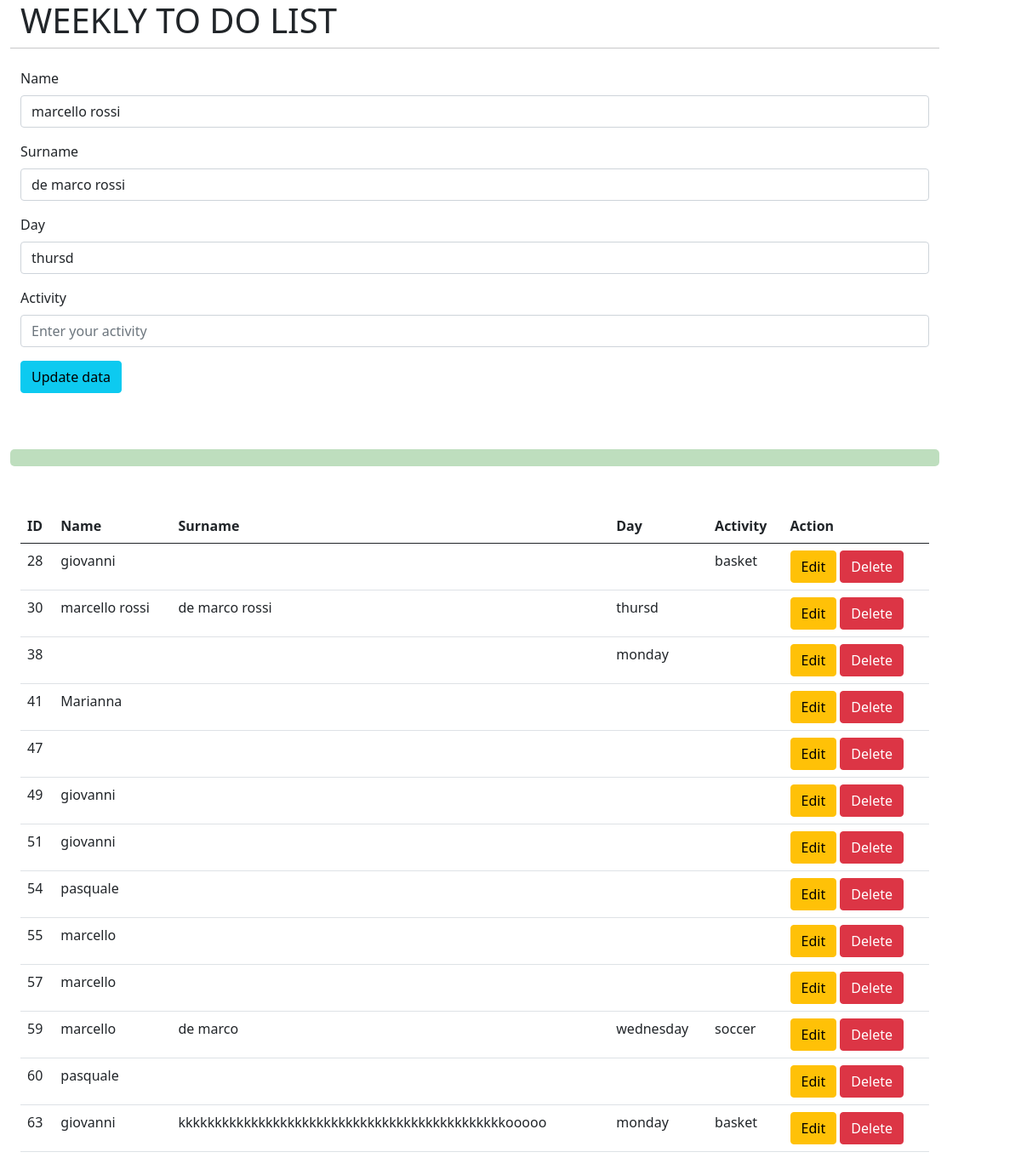
The app's page /index.php?edit=30 with its own data.
### tables this page shows
CREATE TABLE `todo` (
  `ID` int(11) NOT NULL,
  `name` varchar(50) NOT NULL,
  `surname` varchar(50) NOT NULL,
  `day` varchar(50) NOT NULL,
  `activity` varchar(100) NOT NULL
);

### includes/form.php (called while the page is built, shortened)
<?php
$mysqli = new mysqli ('localhost', 'root', '', 'todolist') or die (mysqli_error(mysqli));
if(isset($_GET['edit'])) {
    $id = $_GET['edit'];
    $update = true;
    $result = $mysqli->query("SELECT * FROM todolist.todo WHERE ID='$id' ") or die($mysqli->error());
        $row = $result->fetch_assoc();
        $name = $row['name'];
        $surname = $row['surname'];
        $day = $row['day'];
        $activity = $row['activity'];
    }

### index.php (the view, shortened to what this page needs)
<!DOCTYPE html>
<html lang="en">
<head>
    <link href="https://cdn.jsdelivr.net/npm/bootstrap@5.0.2/dist/css/bootstrap.min.css" rel="stylesheet">
</head>
<body>
<?php
 include __DIR__ .'./includes/form.php'; ?>
<?php
 $mysqli = new mysqli ('localhost', 'root', '', 'todolist') or die (mysqli_error(mysqli));
 $result = $mysqli->query("SELECT * FROM todolist.todo") or die ($mysqli->error);
?>
<div class="container row mb-3">
<h1>WEEKLY TO DO LIST</h1><hr><br>
    <form action="./includes/form.php" method="POST">
    <div class="mb-3">
    <label for="name" class="form-label">Name</label>
    <input type="text" class="form-control" name="name" id="" value="<?php echo $name; ?>" placeholder="Enter your name">
    </div>
    <div class="mb-3">
    <label for="surname" class="form-label">Surname</label>
    <input type="text" class="form-control" name="surname" id="" value="<?php echo $surname; ?>" placeholder="Enter your surname">
    </div>
    <div class="mb-3">
    <label for="day" class="form-label">Day</label>
    <input type="text" class="form-control" name="day" value="<?php echo $day; ?>" placeholder="Enter the current day">
    </div>
    <div class="mb-3">
    <label for="activity" class="form-label">Activity</label>
    <input type="text" class="form-control" name="activity" value="<?php echo $activity; ?>" placeholder="Enter your activity">
    </div>
    <?php
    if ($update === true): ?>
    <button type="submit" name="update" class="btn btn-info">Update data</button>
   <?php else: ?>
    <button type="submit" name="save" class="btn btn-success">Insert data</button>
    <?php endif; ?>
    </form>
    </div>
    <br>
    <br>
    <hr style="margin-top:50px; border: 10px solid green;
     border-radius: 5px; margin-bottom:50px;">
<div class="container justify-content-center">
<table class="table">
   <thead>
     <tr>
       <th>ID</th>
       <th>Name</th>
       <th>Surname</th>
       <th>Day</th>
       <th>Activity</th>
       <th>Action</th>
    </tr>
   </thead>
   <?php
      while($row = $result->fetch_assoc()):
   ?>
   <tr>
      <td><?php echo $row['ID']; ?></td>
      <td><?php echo $row['name']; ?></td>
      <td><?php echo $row['surname']; ?></td>
      <td><?php echo $row['day']; ?></td>
      <td><?php echo $row['activity']; ?></td>
      <td>
      <a href='index.php?edit=<?php echo $row['ID']; ?>' class="btn btn-warning">Edit</a>
      <a href='index.php?delete=<?php echo $row['ID']; ?>' class="btn btn-danger">Delete</a>
      </td>
   </tr>
      <?php endwhile; ?>
</table>
</body>
</html>

### records on screen
todo: name "marcello rossi", surname "de marco rossi", day "thursd", ID "30"
todo: ID "28", name "giovanni", activity "basket"
todo: ID "38", day "monday"
todo: ID "41", name "Marianna"
todo: ID "47"
todo: ID "49", name "giovanni"
todo: ID "51", name "giovanni"
todo: ID "54", name "pasquale"
todo: ID "55", name "marcello"
todo: ID "57", name "marcello"
todo: ID "59", name "marcello", surname "de marco", day "wednesday", activity "soccer"
todo: ID "60", name "pasquale"
todo: ID "63", name "giovanni", surname "kkkkkkkkkkkkkkkkkkkkkkkkkkkkkkkkkkkkkkkkkkkkkooooo", day "monday", activity "basket"
